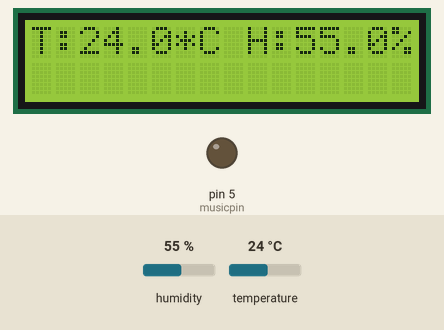
A sketch run on a simulated Arduino Mega 2560, built with avr-gcc and run on an emulated ATmega2560. On the bench: 16×2 character LCD, output pins drawn as LEDs (lit = HIGH). The inputs (shaded band) are chosen by the test bench; at power-on: temperature 24 °C, humidity 55 %. What the sketch prints to the serial monitor is not drawn.

Above: at 3.3 s.
3.4 s: temperature set to 0 °C
At 4.2 s:
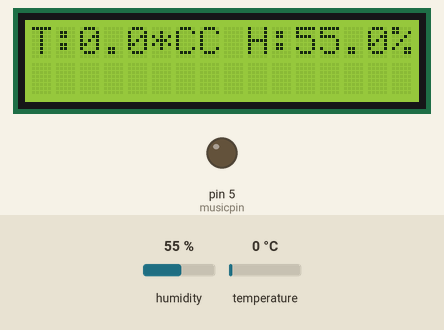
5.1 s: humidity set to 22 %
At 6.7 s:
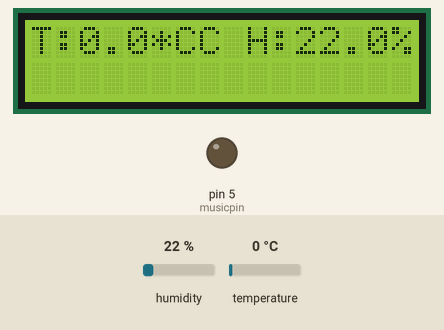
7.5 s: humidity set to 40 %
At 9.2 s:
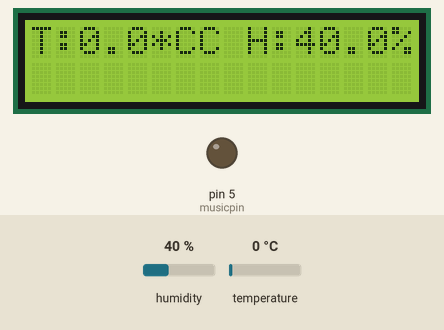
10.0 s: temperature set to 12 °C
At 11.8 s:
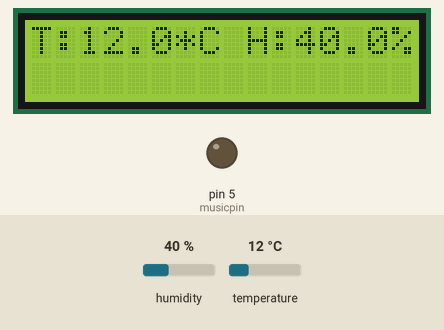
Timing chart, 0 to 13.3 s (numbered marks = the images above; inputs shaded):
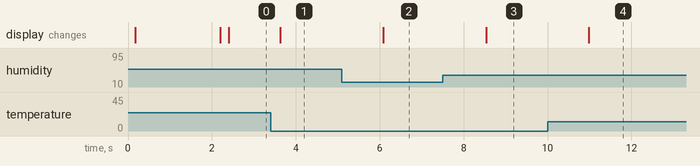

The sketch:

ABT-DHT-PM25-LCD.ino
```cpp
/* ABT-MLX90614
 *  Written by Antbot *
 */
#include <EEPROM.h>
#include <LiquidCrystal.h>
#include <dht11.h>
#define DHT11PIN 2
dht11 DHT11;

LiquidCrystal lcd(6, 10, 9, 14, 15, 16);
//RTC_DS1307 RTC;
#define btnRIGHT  0
#define btnUP     1
#define btnDOWN   2
#define btnLEFT   3
#define btnSELECT 4
#define btnSELECT1 6
#define btnNONE   5
#define BellStart 5


int musicpin=5;
int bellFlag=0;
int soundFlag=0;
int startFlag=0;
byte bell[8] =
{
 B00010,
 B00111,
 B00111,
 B00110,
 B00111,
 B10110,
 B11110,
 B01010
};
byte bell1[8] =
{
 B00001,
 B00011,
 B00100,
 B01000,
 B01000,
 B01000,
 B11111,
 B00001
};

byte bell2[8] =
{
 B10000,
 B11000,
 B00100,
 B00010,
 B00010,
 B00010,
 B11111,
 B10000
};
byte bell3[8] =
{
 B00001,
 B00010,
 B00100,
 B01000,
 B10000,
 B11000,
 B00111,
 B00000
};
byte bell4[8] =
{
 B00001,
 B00010,
 B00100,
 B01000,
 B10000,
 B11000,
 B00111,
 B00000
};
byte bell5[8] =
{
 B00000,
 B00011,
 B00111,
 B11101,
 B11101,
 B00111,
 B00011,
 B00000
};
byte bell6[8] =
{
 B00001,
 B00010,
 B00100,
 B01000,
 B10000,
 B11000,
 B00111,
 B00000
};
byte freep[8] =
{
 B00000,
 B00000,
 B00000,
 B00000,
 B00000,
 B00000,
 B00000,
 B00000
};

int mat1=0;
int mat2=0;
/////////////////////////////////////////
struct bellTime{
    int thour;
    int tmin;
    int tsec;
};
bellTime _bTime;
bellTime _obTime;

int wb_H=0;
int wb_L=30;
/////////////////////////////////////////
void setup() {
  int i;
  float wTemp;
  Serial.begin(9600);
  Serial1.begin(2400);
  pinMode (musicpin, OUTPUT);
  pinMode (A0, INPUT);
  pinMode (A1, INPUT);
  pinMode (A2, INPUT);
  pinMode (A3, INPUT);
  pinMode (7, INPUT);
  pinMode (8, INPUT);

//  mlx.begin();
  delay(100);
  for(i=0;i<8;i++)
  {
    bell3[i] = ~bell1[i];
    bell4[i] = ~bell2[i];
    bell6[i] = ~bell5[i];
    }
  lcd.createChar(0, bell);
  lcd.createChar(1, bell1);
  lcd.createChar(2, bell2);
  lcd.createChar(3, bell3);
  lcd.createChar(4, bell4);
  lcd.createChar(5, bell5);
  lcd.createChar(6, bell6);
  lcd.begin(16, 2);
  ////////////////////////////////////
  lcd.setCursor(1,0);
  lcd.print("antbot.icoc.in");
  lcd.setCursor(1,1);
  lcd.print("PM25+TEMP+HUMI");
  delay(2000);

}

int frmCnt=0;
int crosPos=0;
int oldVal=0;

void loop() {
    int frameDelay=25;
    float boTemp;
    float sum;
    float pm25;
    char tmbuff[2];
    char disbuff[16];
    String s;
    char str1[32];
    char str2[32];
    float val_pm25;
    int chk=0;
    int i;
    if(!startFlag)
    {
      startFlag=1;
      lcd.setCursor(1,0);
      lcd.print("              ");
      lcd.setCursor(1,1);
      lcd.print("               ");
      }
  //  val_pm25 = calcPM25();//夏普PM2.5传感器
   // oldVal=(int)val_pm25;
   // sprintf(str1,"PM2.5:%03d",oldVal);
   // Serial.println(str1);
    chk = DHT11.read(DHT11PIN);
      delay(200);
  if(chk==DHTLIB_OK)
  {
    dtostrf(DHT11.temperature,2,1,disbuff);
    s = "T:"+String(disbuff)+"*C";
    lcd.setCursor(0,0);
    lcd.print(s);
    dtostrf(DHT11.humidity,2,1,disbuff);
    s = "H:"+String(disbuff)+"%";
    lcd.setCursor(9,0);
    lcd.print(s);
  }
  delay(500);
  pm25=calcPM25();
  sprintf(str2,"PM2.5:%d (oC)    ",(int)pm25);
    Serial.println(str2);
    if((int)pm25>0)
    {
      lcd.setCursor(6,1);
      lcd.print("        ");
      dtostrf(pm25,3,1,disbuff);
      s = "PM25:"+String(disbuff);
      lcd.setCursor(0,1);
      lcd.print(s);
      if(pm25<35) s=":D";
      else if(pm25<75) s=":)";
      else if(pm25<115) s=":o";
      else if(pm25<150) s=":|";
      else if(pm25<250) s=":(";
      else s=":X";
      lcd.setCursor(14,1);
      lcd.print(s);
      }

  delay(500);


}
float calcPM25()//计算均值，采集5个点，去掉最大最小值，然后求平均数
{
  float val[5],vpm;
  float vmax,vmin,vsum;
  int i,j;
  vsum = 0.0;
  for(i=0;i<5;i++)
  {
    j=0;
    while(1)
    {
      vpm = GetPM25Data_sharp();
      if(vpm>1.0)
      break;
      j++;
      if(j==5)
      return 0.0;
      }
      val[i] = vpm;
      vsum+=vpm;
    }
    vmax = val[0];
    vmin = val[0];
    for(i=0;i<4;i++)
    {
      if(vmax<val[i+1])
      vmax = val[i+1];
      if(vmin>val[i+1])
      vmin = val[i+1];
      }
     vsum-=vmax;
     vsum-=vmin;
     return vsum/3.0;
 }
float GetPM25Data_sharp()//读取PM2.5传感器,波特率：2400； 校验位：无； 停止位：1 位； 数据位：8；数据包长度为7字节
{
  int cnt,pmval,readcmd[7];
  unsigned char gdata,eFlag,rbytes=0;
  float pm25;
  cnt=0;
   eFlag =0;
  while(Serial1.available()>0)
  //while(Serial.available()>0)
  {
    gdata = Serial1.read();//保存接收字符
    //gdata = Serial.read();//保存接收字符
    if(gdata==0xAA&&eFlag==0)
     {
        eFlag=1;
    }
    if(eFlag==1)
    {
        readcmd[rbytes++]=gdata;
    }
    delay(2);
    cnt++;
    if(cnt>100)
    return 0;
    if(rbytes==7)//完整帧
    {
      break;
      }
    }
    if(rbytes==0)
     return 0;
    //if(readcmd[6]!=0xFF)
    // return 0;
  pmval = readcmd[1];
  pmval<<=8;
  pmval+=readcmd[2];
  pm25 = pmval*5.0/1024.0;//计算PM2.5值
  pm25*=800.0;
  if(pm25>999)
  pm25=0;
  return pm25;
}
void Warnning(int b)
{
  int i;
  for(i=0;i<b;i++)
  {
    if((i%2)==0)
    {
      mat1 = 3;
      mat2 = 4;
      }else{
      mat1 = 1;
      mat2 = 2;
        }
       lcd.setCursor(BellStart-3,1);
       lcd.write(mat1);
       lcd.setCursor(BellStart-2,1);
       lcd.write(mat2);
       if(soundFlag)
       {
        digitalWrite(musicpin,(i%2));
          }
       delay(1000/b);
    }
    digitalWrite(musicpin,0);
  }
//设置
void SetClock(){
  int setCnt=0;
  char tmbuff[16];
  String s;
  int noact=0;
  int aimDis = ((wb_H<<8)+wb_L);
  float setVal;
    crosPos = 1;
        setCnt = 0;
        lcd.setCursor(BellStart+crosPos+2,1);
        lcd.blink();
        for(;;)
        {
             if(setCnt>3&&getKey()==btnSELECT1)
             {
                 break;
              }
             if(getKey()==btnUP)
              {
                noact=0;
                lcd.noBlink();

                      if(aimDis<400)
                      aimDis++;
                      else
                      aimDis=0;
                      setVal = aimDis/10.0;
                      dtostrf(setVal,2,1,tmbuff);
                      s = String(tmbuff)+"*C";
                      lcd.setCursor(BellStart+crosPos-1,1);
                      lcd.print(s);
                      lcd.setCursor(BellStart+crosPos+2,1);
                      lcd.blink();
                }else if(getKey()==btnDOWN)
              {
                noact=0;
                lcd.noBlink();
                      if(aimDis>0)
                      aimDis--;
                      else
                      aimDis=400;
                      setVal = aimDis/10.0;
                      dtostrf(setVal,2,1,tmbuff);
                      s = String(tmbuff)+"*C";
                      lcd.setCursor(BellStart+crosPos-1,1);
                      lcd.print(s);
                      lcd.setCursor(BellStart+crosPos+2,1);
                      lcd.blink();
                }else if(getKey()==btnNONE)
                {
                  noact++;
                  if(noact>50)
                  break;

                  }
              delay(200);
              setCnt++;
          }
          //RTC.begin();
          crosPos = 0;
          lcd.noBlink();
          wb_H = aimDis>>8;
          wb_L = aimDis&0xff;
          WriteCfg(0,wb_H);
          WriteCfg(1,wb_L);
          Serial.println("set ok!");

}

int getKey() {
   if(!digitalRead(A0))
   {
    delay(10);
    if(!digitalRead(A0))
       return btnUP;
    }
   if(!digitalRead(A1))
   {
    delay(10);
    if(!digitalRead(A1))
    return btnRIGHT;
    }
   if(!digitalRead(A3)){
    delay(10);
    if(!digitalRead(A3))
    return btnDOWN;
    }
   if(!digitalRead(A2)){
    delay(10);
    if(!digitalRead(A2))
     return btnLEFT;
     }
   if(!digitalRead(7)) {
    delay(10);
    if(!digitalRead(7))
    return btnSELECT;
    }
    if(!digitalRead(8)) {
    delay(10);
    if(!digitalRead(8))
    return btnSELECT1;
    }
  return btnNONE;
}
unsigned char ReadCfg(unsigned char addr)
 {
      unsigned char val;
      val =  EEPROM.read(addr);
      return val;

  }
  void WriteCfg(unsigned char addr,unsigned char val)
 {
      EEPROM.write(addr, val);
  }
```

Measured:
- after the input at 3.4 s, the display: changes after 0.23 s (image 1)
- after the input at 5.1 s, the display: changes after 0.98 s (image 2)
- after the input at 7.5 s, the display: changes after 1.0 s (image 3)
- after the input at 10.0 s, the display: changes after 0.99 s (image 4)
